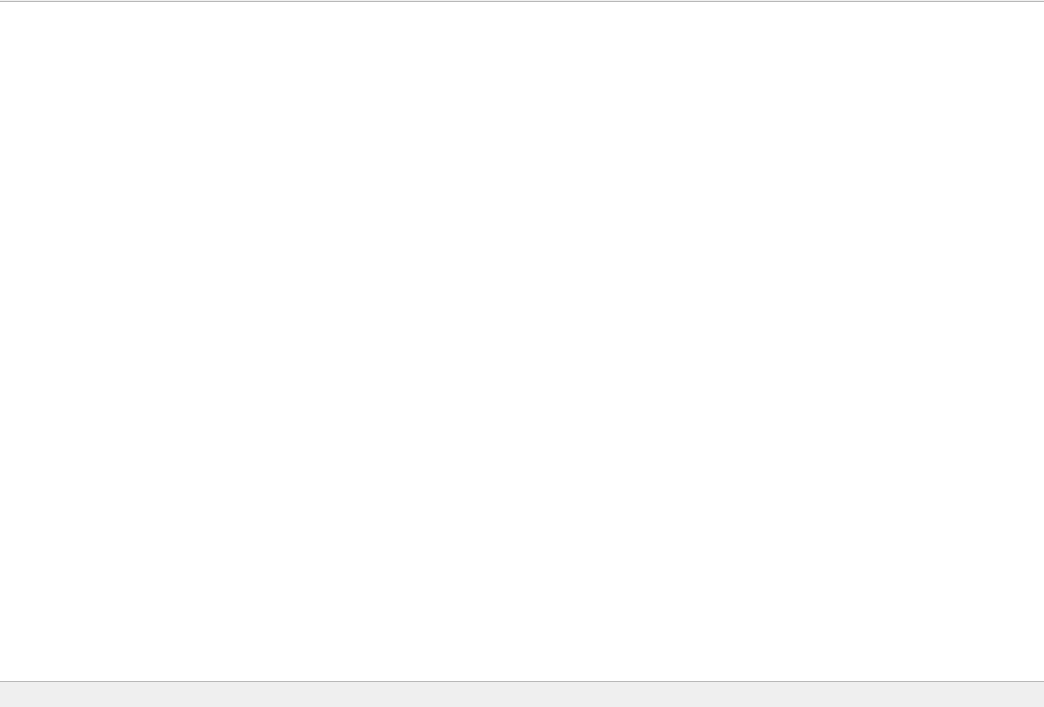
<?xml version="1.0" encoding="UTF-8"?>
<ui version="4.0">
 <class>ScoreBDockWidget</class>
 <widget class="QDockWidget" name="ScoreBDockWidget">
  <property name="geometry">
   <rect>
    <x>0</x>
    <y>0</y>
    <width>1044</width>
    <height>707</height>
   </rect>
  </property>
  <property name="windowTitle">
   <string>DockWidget</string>
  </property>
  <widget class="QWidget" name="ScoreBWidget">
   <widget class="QTableView" name="scoreboard">
    <property name="geometry">
     <rect>
      <x>-5</x>
      <y>1</y>
      <width>1051</width>
      <height>681</height>
     </rect>
    </property>
    <property name="sizePolicy">
     <sizepolicy hsizetype="Fixed" vsizetype="Fixed">
      <horstretch>0</horstretch>
      <verstretch>0</verstretch>
     </sizepolicy>
    </property>
   </widget>
  </widget>
 </widget>
 <resources/>
 <connections/>
</ui>
